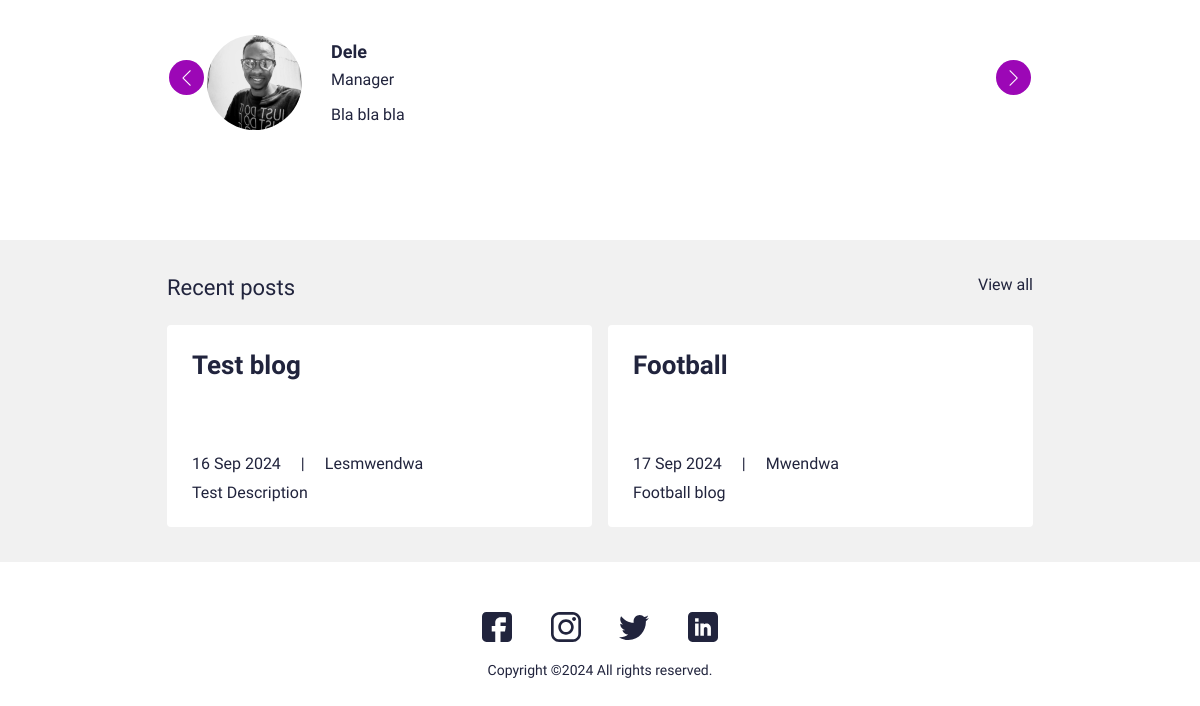
The app's page / (lower part), older data.
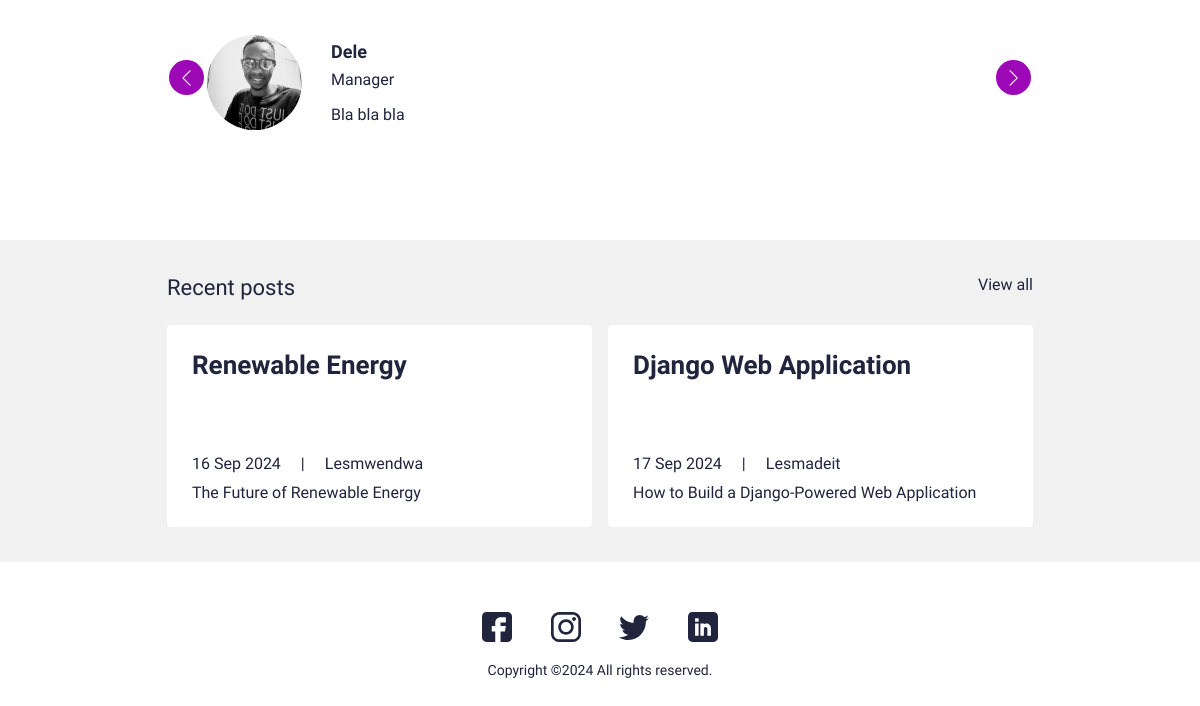
The same page, newer data.
### main/models.py (models this page shows, shortened)
class Blog(models.Model):
    class Meta:
        verbose_name_plural = 'Blog Profiles'
        verbose_name = 'Blog'
        ordering = ["timestamp"]
    timestamp = models.DateTimeField(auto_now_add=True)
    author = models.CharField(max_length=200, blank=True, null=True)
    name = models.CharField(max_length=200, blank=True, null=True)
    description = models.CharField(max_length=500, blank=True, null=True)
    body = RichTextField(blank=True, null=True)
    slug = models.SlugField(null=True, blank=True)
    image = models.ImageField(blank=True, null=True, upload_to="blog")
    is_active = models.BooleanField(default=True)
    def get_absolute_url(self):
        return f"/blog/{self.slug}"

### main/views.py (the view)
# urls.py: path('', views.IndexView.as_view(), name="home"),
class IndexView(generic.TemplateView):
    template_name = "main/index.html"
    def get_context_data(self, **kwargs):
        context = super().get_context_data(**kwargs)
        testimonials = Testimonial.objects.filter(is_active=True)
        certificates = Certificate.objects.filter(is_active=True)
        blogs = Blog.objects.filter(is_active=True)
        portfolio = Portfolio.objects.filter(is_active=True)
        context["testimonials"] = testimonials
        context["certificates"] = certificates
        context["blogs"] = blogs
        context["portfolio"] = portfolio
        return context

### resume/context_processors.py (called while the page is built)
def project_context(request):
    context = {
        'me' : User.objects.first(),
    }
    return context

### main/templates/main/index.html (shortened to what this page needs)
{% extends 'main/base.html' %}
{% load static %}
{% block content %}
<section>
  <div class="sectionSpace">
    <div class="container">
      <div class="testimonialCol">
        <div class="testimonialSlider">
          <div class="swiper testimonialSwiper">
            <div class="swiper-wrapper">
              {% for t in testimonials %}
              {% if t.is_active %}
              <div class="swiper-slide">
                <div class="testimonialCard">
                  <div class="row align-items-center">
                    <div class="col-sm-auto">
                      <div class="tImgCol">
                        {% if t.thumbnail %}
                        <img src="{{ t.thumbnail.url }}" alt="Testimonial from {{ t.name }}">
                        {% else %}
                        <img src="{% static 'images/default-profile.jpg' %}" alt="Default profile picture">
                        {% endif %}
                      </div>
                    </div>
                    <div class="col-sm">
                      <div class="tContentCol">
                        <h4 class="xsTitle bold">{{ t.name }}</h4>
                        <p class="role">{{ t.role }}</p>
                        <p>{{ t.quote }}</p>
                      </div>
                    </div>
                  </div>
                </div>
              </div>
              {% endif %}
              {% endfor %}
            </div>
            <div class="test-swiper-button-next swiper-button-next swiperBtnStyle"></div>
            <div class="test-swiper-button-prev swiper-button-prev swiperBtnStyle"></div>
          </div>
        </div>
      </div>
    </div>
  </div>
</section>
<section>
  <div class="sectionSpaceSm lightBg">
    <div class="container">
      <div class="row pb-3">
        <div class="col">
          <h4 class="smText regular">Recent posts</h4>
        </div>
        <div class="col-auto">
          <a href="{% url 'main:blogs' %}" class="simpleLink">View all</a>
        </div>
      </div>
      <div class="row g-3">
        {% for blog in blogs %}
        {% if blog.is_active %}
        <div class="col-lg-6">
          <div class="cardStyle1">
            <h4 class="mdTitle cs1Title">
              <a href="{{ blog.get_absolute_url }}">{{ blog.name }}</a>
            </h4>
            <ul class="cardOptionCol">
              <li>{{ blog.timestamp|date:"d M Y" }}</li>
              <li>{{ blog.author }}</li>
            </ul>
            <p>{{ blog.description }}</p>
          </div>
        </div>
        {% endif %}
        {% endfor %}
      </div>
    </div>
  </div>
</section>
  {% endblock %}

Row changes from the older to the newer data that the page shows:
changed Blog "Lesmwendwa": name "Test blog" → "Renewable Energy"; description "Test Description" → "The Future of Renewable Energy"
changed Blog: name "Football" → "Django Web Application"; author "Mwendwa" → "Lesmadeit"; description "Football blog" → "How to Build a Django-Powered Web Application"
